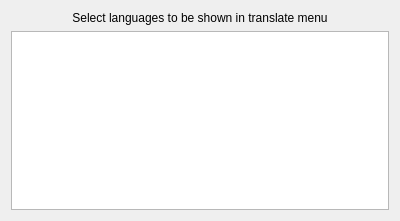
<?xml version="1.0" encoding="UTF-8"?>
<ui version="4.0">
 <class>TranslatorPrefsBase</class>
 <widget class="QWidget" name="TranslatorPrefsBase">
  <property name="geometry">
   <rect>
    <x>0</x>
    <y>0</y>
    <width>400</width>
    <height>221</height>
   </rect>
  </property>
  <layout class="QGridLayout" name="gridLayout">
   <item row="0" column="0">
    <widget class="QLabel" name="label">
     <property name="text">
      <string>Select languages to be shown in translate menu</string>
     </property>
     <property name="alignment">
      <set>Qt::AlignCenter</set>
     </property>
    </widget>
   </item>
   <item row="1" column="0">
    <widget class="KListWidget" name="languagesList">
     <property name="editTriggers">
      <set>QAbstractItemView::NoEditTriggers</set>
     </property>
     <property name="showDropIndicator" stdset="0">
      <bool>false</bool>
     </property>
     <property name="alternatingRowColors">
      <bool>true</bool>
     </property>
     <property name="selectionMode">
      <enum>QAbstractItemView::MultiSelection</enum>
     </property>
    </widget>
   </item>
  </layout>
 </widget>
 <customwidgets>
  <customwidget>
   <class>KListWidget</class>
   <extends>QListWidget</extends>
   <header>klistwidget.h</header>
  </customwidget>
 </customwidgets>
 <resources/>
 <connections/>
</ui>
